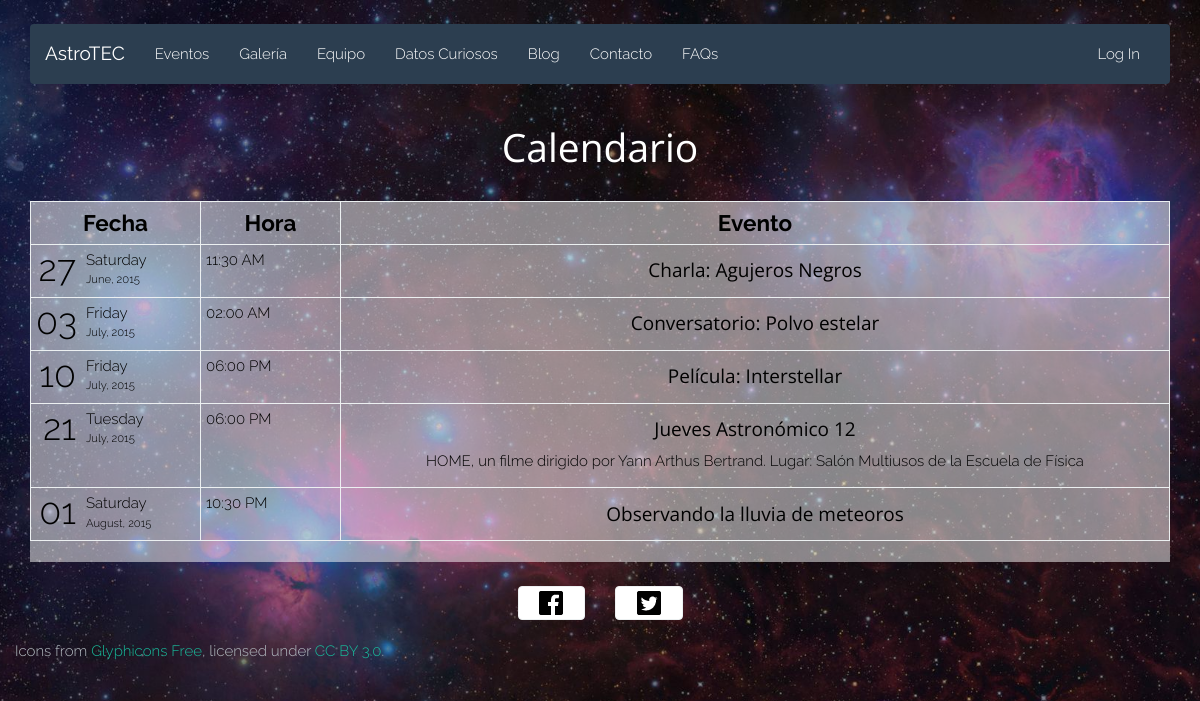
Screenshot of /events.php with the database file from the repository.
### tables this page shows
CREATE TABLE IF NOT EXISTS `Eventos` (
  `idEvento` INT NOT NULL AUTO_INCREMENT,
  `titulo` VARCHAR(100) NOT NULL,
  `fecha` DATETIME NOT NULL,
  `descripcion` VARCHAR(200) NOT NULL,
  `fk_idGaleria` INT NULL DEFAULT NULL,
  `fk_idEstado` INT NOT NULL,
  PRIMARY KEY (`idEvento`),
  INDEX `fk_Eventos_Galerias1_idx` (`fk_idGaleria` ASC),
  INDEX `fk_Eventos_EstadoEvento1_idx` (`fk_idEstado` ASC),
  CONSTRAINT `fk_Eventos_Galerias1`
    FOREIGN KEY (`fk_idGaleria`)
    REFERENCES `Galerias` (`idGaleria`)
    ON DELETE NO ACTION
    ON UPDATE NO ACTION,
  CONSTRAINT `fk_Eventos_EstadoEvento1`
    FOREIGN KEY (`fk_idEstado`)
    REFERENCES `EstadoEvento` (`idEstado`)
    ON DELETE NO ACTION
    ON UPDATE NO ACTION);

### html/php/events.php (the view, shortened to what this page needs)
<?php
require_once('db.php');
function getEventsInfo()
{
	global $gallery, $conn;
	$sql = "SELECT titulo, DATE_FORMAT(fecha, '%Y') AS year, DATE_FORMAT(fecha, '%M') AS month, DATE_FORMAT(fecha, '%d') AS day, DATE_FORMAT(fecha, '%W') AS dayName, DATE_FORMAT(fecha, '%h:%i %p') AS hour, descripcion, fk_idGaleria FROM Eventos WHERE fk_idEstado = 1 order by fecha";
	$result = $conn->query($sql);
	if($result)
	{
		if($result->num_rows > 0)
		{
			while($row = $result->fetch_assoc())
			{
				echo "<tr>
			        <td class='agenda-date' class='active' rowspan='1'>
			            <div class='dayofmonth'>$row[day]</div>
			            <div class='dayofweek'>$row[dayName]</div>
			            <div class='shortdate text-muted'>$row[month], $row[year]</div>
			        </td>
			        <td class='agenda-time'>
			            $row[hour]
			        </td>
			        <td class='agenda-events'>
			            <div class='agenda-event'>
			            <h4> $row[titulo] </h4>
									<p class='description'>
			                $row[descripcion]
									</p>
			            </div>
			        </td>
			    </tr>";
			}
		}
		else
		{
		}
	}
}
?>

### html/css/style.css (style rules this page uses)
body { padding-top: 2%; background: url(../img/background.jpg) no-repeat center center fixed; -webkit-background-size: cover; -moz-background-size: cover; -o-background-size: cover; background-size: cover; font-family: 'Raleway', sans-serif; font-weight: 300; color: #3E3E3E; }
h1, h2, h3, h4, h5 { font-family: 'Open Sans', sans-serif; color: #000000; }

### html/css/events.css (style rules this page uses)
body { color: white; }
h2, h3, h4 { text-align: center; }
.description { text-align: center; }
.agenda .agenda-date { width: 170px; }
.agenda .agenda-date .dayofmonth { width: 40px; font-size: 36px; line-height: 36px; float: left; text-align: right; margin-right: 10px; }
.agenda .agenda-date .shortdate { font-size: 0.75em; color: black; }
.agenda .agenda-time { width: 140px; }

### rows the page displays
eventos: row "27", row "Saturday", row "June", row "2015", row "11:30 AM", titulo "Charla: Agujeros Negros"
eventos: row "03", row "Friday", row "July", row "2015", row "02:00 AM", titulo "Conversatorio: Polvo estelar"
eventos: row "10", row "Friday", row "July", row "2015", row "06:00 PM", titulo "Película: Interstellar"
eventos: row "21", row "Tuesday", row "July", row "2015", row "06:00 PM", titulo "Jueves Astronómico 12", descripcion "HOME, un filme dirigido por Yann Arthus Bertrand. Lugar: Salón Multiusos de la Escuela de Física"
eventos: row "01", row "Saturday", row "August", row "2015", row "10:30 PM", titulo "Observando la lluvia de meteoros"
